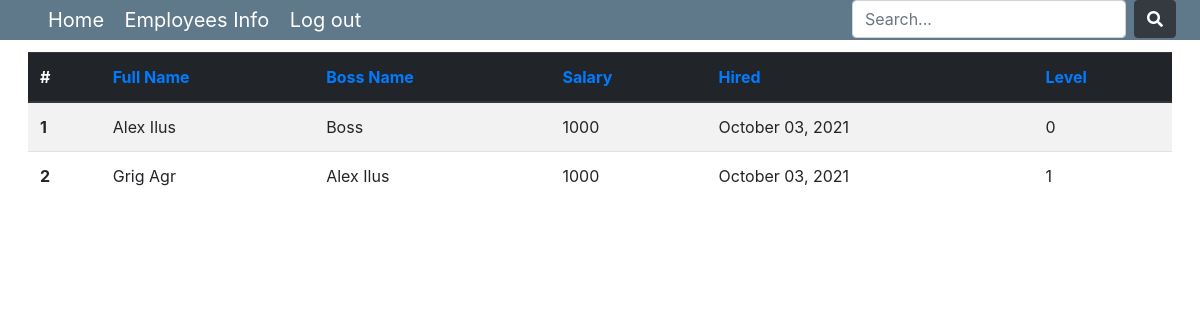
Before: /employees/ (signed in) with the older database file.
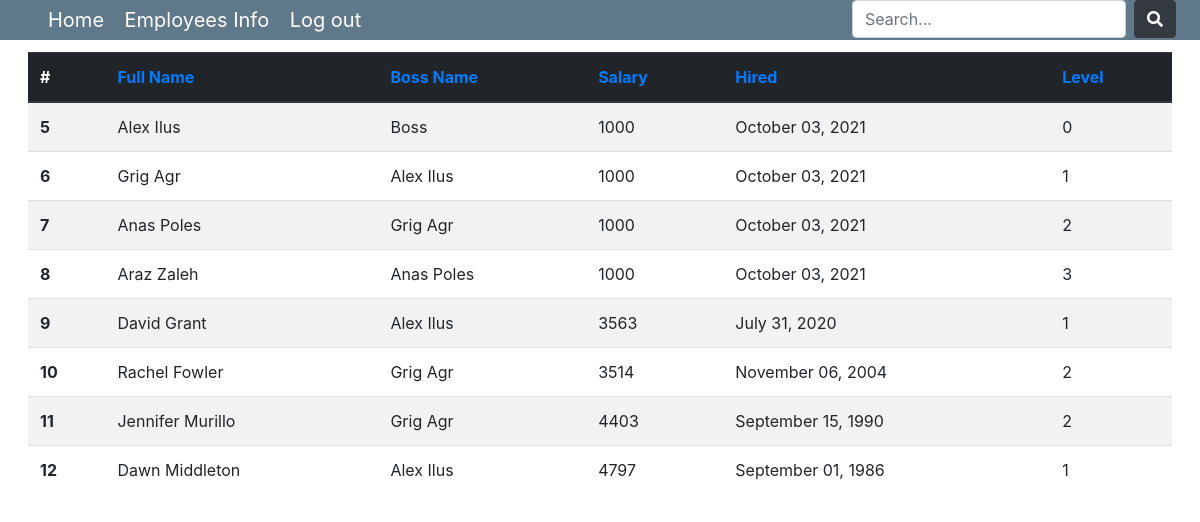
After: the same page with the newer database file.
### employee/models.py (models this page shows, shortened)
class EmployeeTree(MPTTModel):
    class Meta():
        db_table = 'employee_tree'
        verbose_name = 'Сотрудник'
        verbose_name_plural = 'Сотрудники'
    full_name = models.CharField(max_length=150)
    level = models.IntegerField()
    hired_at = models.DateField()
    salary = models.IntegerField()
    parent = TreeForeignKey('self', null=True, blank=True, related_name='children', on_delete=models.CASCADE) # надо поменять CASCADE и подумать как реализовать отвязку от родителя.
    class MPTTMeta:
        order_insertion_by = ['full_name']

### employee/views.py (the view)
# urls.py: path('employees/', EmployeesListView.as_view(), name="employees-detail"),
class EmployeesListView(LoginRequiredMixin, ListView):
    model = EmployeeTree
    template_name = "employee/employees.html"  # <app>/<model>_<viewtype>.html
    context_object_name = "employees"
    def get(self, request, *args, **kwargs):
        if request.is_ajax():
            data = serializers.serialize('json', self.get_queryset(),
                                         fields=['full_name', 'parent', 'salary', 'hired_at', 'level'])
            print(data)
            return HttpResponse(data, content_type='application/json')
        else:
            return super().get(self, request, *args, **kwargs)
    def get_ordering(self):
        self.ordering = self.request.GET.get('order_by')
        return self.ordering
    def get_queryset(self):
        if self.request.GET.get('s'):
            search = self.request.GET.get('s')
            if search.isdigit():
                return super().get_queryset().filter(Q(pk=search) | Q(level=search) | Q(salary=search))
            elif search.isalpha() or ''.join(search.split()).isalpha():  # Либо введено имя/фамилия, либо и то и то
                return super().get_queryset().filter(full_name__icontains=search)
            else:  # Сюда попадаем если search содержит знаки
                try:
                    date = parse(search).date()
                    return super().get_queryset().filter(hired_at=date)
                except dateutil.parser.ParserError:
                    return None
        else:
            return super().get_queryset()

### employee/templates/employee/employees.html (shortened to what this page needs)
<!DOCTYPE html>
<html lang="en">
<head>
    {% load static %}
    <link rel="stylesheet" type="text/css" href="{% static 'employee/style.css' %}">
    <link rel="stylesheet" type="text/css" href="{% static 'employee/main.css' %}">
    <link rel="stylesheet" href="https://maxcdn.bootstrapcdn.com/bootstrap/4.0.0/css/bootstrap.min.css"
>
    <link rel="stylesheet" type="text/css"
          href="https://cdnjs.cloudflare.com/ajax/libs/font-awesome/5.15.4/css/all.min.css">
</head>
<body>
{% include 'inc/_nav.html' %}
<table class="table table-striped mt-4">
    <thead class="thead-dark">
    <tr>
        <th scope="col">#</th>
        <th scope="col"><a href="?order_by=full_name">Full Name</a></th>
        <th scope="col"><a href="?order_by=parent">Boss Name</a></th>
        <th scope="col"><a href="?order_by=-salary">Salary</a></th>
        <th scope="col"><a href="?order_by=hired_at">Hired</a></th>
        <th scope="col"><a href="?order_by=level">Level</a></th>
    </tr>
    </thead>
    <tbody>
    {% for employee in employees %}
    <tr>
        <th scope="row">{{employee.id}}</th>
        <td>{{ employee.full_name }}</td>
        {% if employee.parent %}
        <td>{{ employee.parent.full_name }}</td>
        {% else %}
        <td>Boss</td>
        {% endif %}
        <td>{{ employee.salary }}</td>
        <td>{{ employee.hired_at|date:"F d, Y" }}</td>
        <td>{{ employee.level }}</td>
    </tr>
    {% endfor %}
    </tbody>
</table>
</body>
</html>

### employee/templates/inc/_nav.html
{% url 'employees-detail' as employees_detail_url %}
<header class="site-header">
    <nav class="navbar-expand-md navbar-dark bg-steel fixed-top d-flex justify-content-between">
        <div class="ml-5">
            <a class="navbar-brand" href="/">Home</a>
            {% if user.is_authenticated %}
            <a class="navbar-brand" href="{% url 'employees-detail' %}">Employees Info</a>
            <a class="navbar-brand" href="{% url 'logout' %}">Log out</a>
            {% else%}
            <a class="navbar-brand" href="{% url 'login' %}">Log in</a>
            <a class="navbar-brand" href="{% url 'signup' %}">Sign up</a>
            {% endif %}
        </div>
        {% if request.path == employees_detail_url %}
        <div class="mr-4">
            <form class="form-inline" action="{% url 'employees-detail' %}" method="get" id="search-form">
                <input class="form-control mr-sm-2" type="search" name="s" placeholder="Search..."
                       aria-label="Search">
                <button class="btn btn-dark  my-2 my-sm-0" id="search-btn" type="submit">
                    <i class="fas fa-search" aria-hidden="true"></i>
                </button>
            </form>
        </div>
        {% endif %}
    </nav>
</header>

### static/employee/style.css (style rules this page uses)
html { margin: 0; padding: 0; }
body { font-size: 100%; margin: 0; padding: 1.75em; font-family: 'Helvetica Neue', Arial, sans-serif; }
a { color: #2996cc; }

### static/employee/main.css (style rules this page uses)
body { background: #fafafa; color: #333333; margin-top: 5rem; }
.bg-steel { background-color: #5f788a; }

Changed rows visible on the page:
removed EmployeeTree: id "1", full_name "Alex Ilus", shows "Boss", salary "1000", hired_at "October 03, 2021", level "0"
removed EmployeeTree: id "2", full_name "Grig Agr", parent.full_name "Alex Ilus", salary "1000", hired_at "October 03, 2021", level "1"
added EmployeeTree: id "5", full_name "Alex Ilus", shows "Boss", salary "1000", hired_at "October 03, 2021", level "0"
added EmployeeTree: id "6", full_name "Grig Agr", parent.full_name "Alex Ilus", salary "1000", hired_at "October 03, 2021", level "1"
added EmployeeTree: id "7", full_name "Anas Poles", parent.full_name "Grig Agr", salary "1000", hired_at "October 03, 2021", level "2"
added EmployeeTree: id "8", full_name "Araz Zaleh", parent.full_name "Anas Poles", salary "1000", hired_at "October 03, 2021", level "3"
added EmployeeTree: id "9", full_name "David Grant", parent.full_name "Alex Ilus", salary "3563", hired_at "July 31, 2020", level "1"
added EmployeeTree: id "10", full_name "Rachel Fowler", parent.full_name "Grig Agr", salary "3514", hired_at "November 06, 2004", level "2"
added EmployeeTree: id "11", full_name "Jennifer Murillo", parent.full_name "Grig Agr", salary "4403", hired_at "September 15, 1990", level "2"
added EmployeeTree: id "12", full_name "Dawn Middleton", parent.full_name "Alex Ilus", salary "4797", hired_at "September 01, 1986", level "1"
